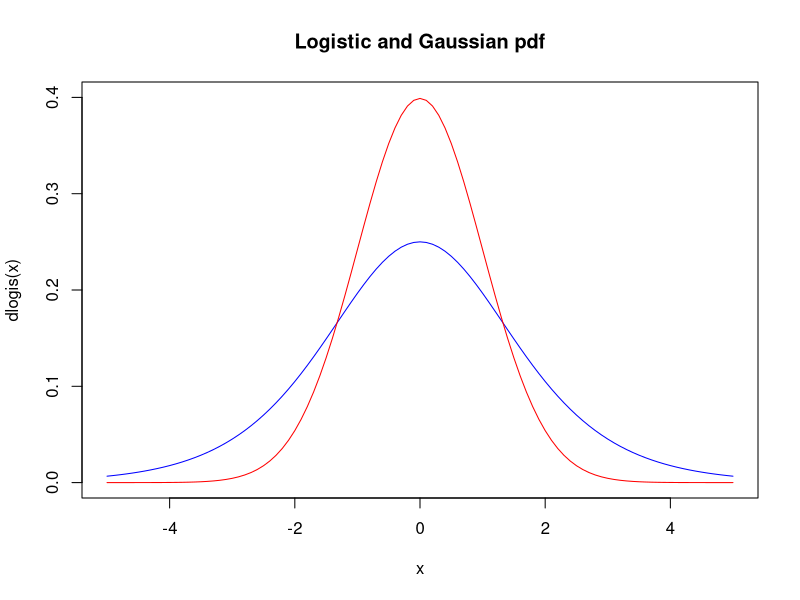
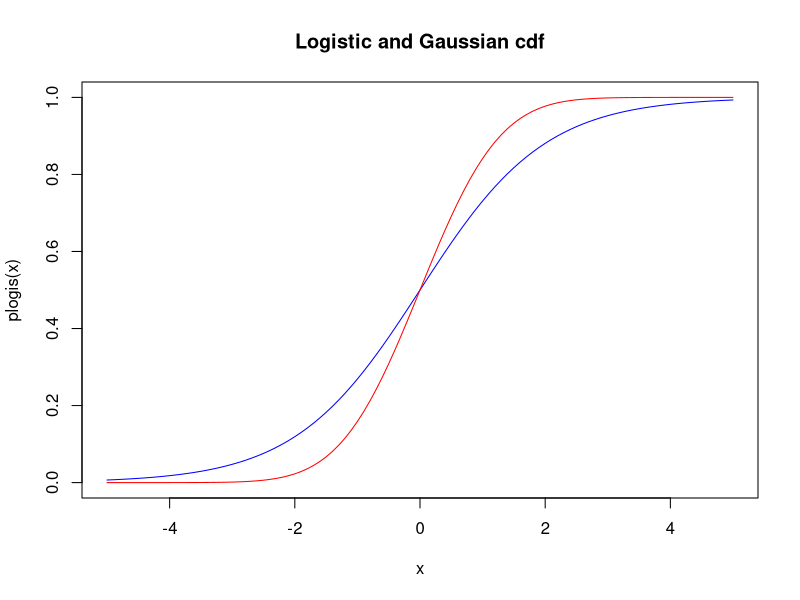
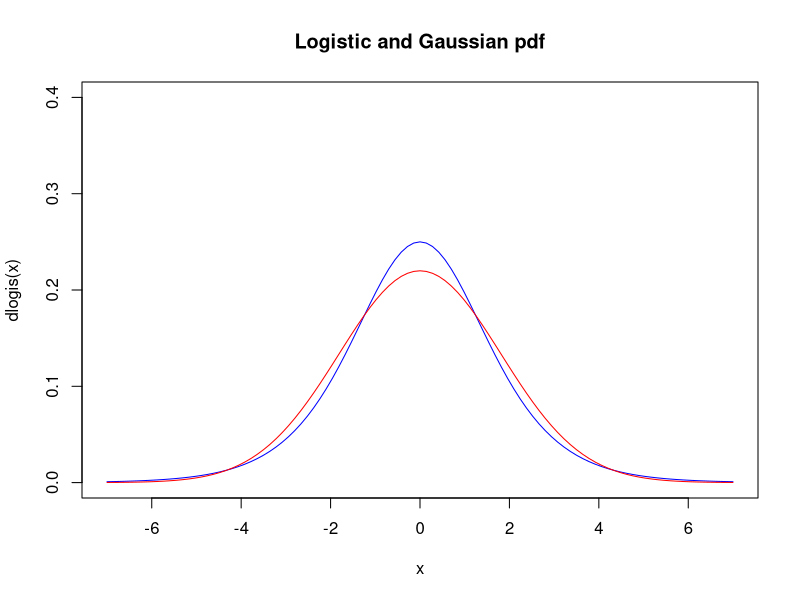
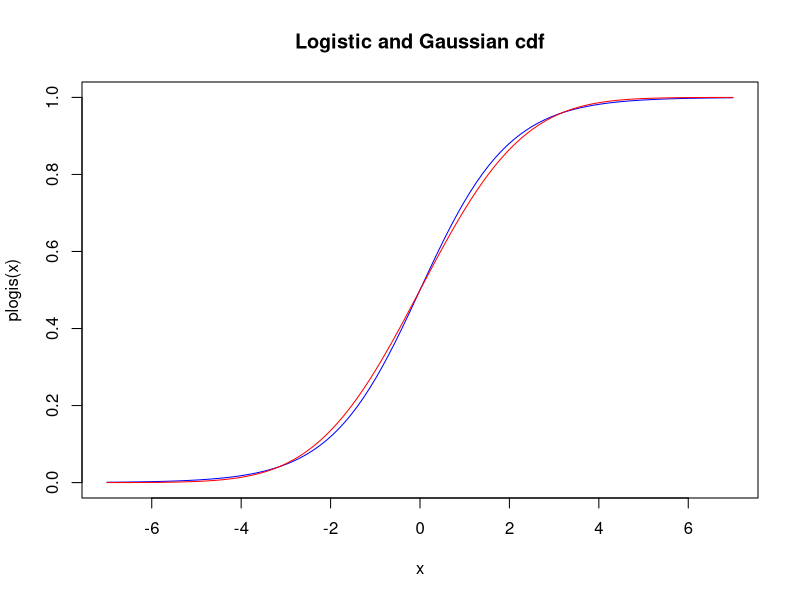

These charts were generated, in order, by the following R code:
## Ex5/2
#########################

## pdfs
curve(dlogis(x), from=-5, to=5, col="blue", main="Logistic and Gaussian pdf", ylim=c(0,0.4))
curve(dnorm(x), col="red", add=TRUE)

## cdfs
curve(plogis(x), from=-5, to=5, col="blue", main="Logistic and Gaussian cdf", ylim=c(0,1))
curve(pnorm(x), col="red", add=TRUE)

## variance of Gaussian distribution is 1 (N(0,1) => variance =1)
## => modify our code and use a normal distribution with variance pi^2/3

## pdfs
curve(dlogis(x), from=-7, to=7, col="blue", main="Logistic and Gaussian pdf", ylim=c(0,0.4))
curve(dnorm(x, sd=pi/sqrt(3)), col="red", add=TRUE)

## => the logistic distribution has a bit more fat tails, so it allows slighty more
##    for extremal values (outliers) at the boundaries

## cdfs
curve(plogis(x), from=-7, to=7, col="blue", main="Logistic and Gaussian cdf", ylim=c(0,1))
curve(pnorm(x, sd=pi/sqrt(3)), col="red", add=TRUE)
